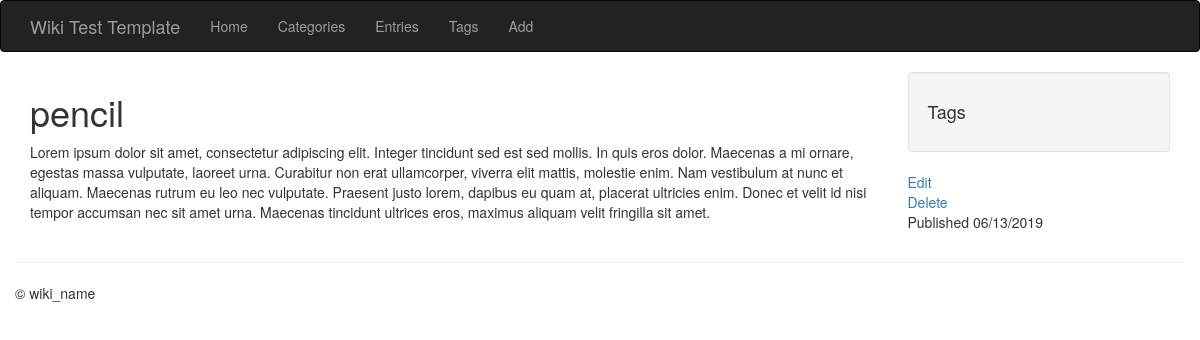
Page /entries/pencil/ on the committed database.
### models.py (models this page shows, shortened)
class Entry(db.Model):
    STATUS_PUBLIC = 0
    STATUS_DRAFT = 1
    STATUS_DELETED = 2
    id = db.Column(db.Integer, primary_key=True)
    title = db.Column(db.String(100))
    slug = db.Column(db.String(100), unique=True)
    body = db.Column(db.Text)
    author = db.Column(db.String(100))
    status = db.Column(db.SmallInteger, default=STATUS_PUBLIC)
    created_timestamp = db.Column(db.DateTime, default = datetime.datetime.now)
    modified_timestamp = db.Column(db.DateTime,
    default = datetime.datetime.now,
    onupdate = datetime.datetime.now)
    tags = db.relationship('Tag', secondary = entry_tags,
            backref = db.backref('entries', lazy='dynamic'))
    categories = db.relationship('Category', secondary = entry_categories,
            backref = db.backref('entries', lazy='dynamic'))

### entries/blueprint.py (the view)
@entries.route('/<slug>/')
def detail(slug):
    entry = Entry.query.filter(Entry.slug == slug).first_or_404()
    return render_template('entries/detail.html', entry=entry)

### entries/templates/entries/detail.html (shortened to what this page needs)
{% extends "base.html" %}
{% block content_title %}{{ entry.title }}{% endblock %}
{% block sidebar %}
    <ul class="well nav nav-list">
        <li><h4>Tags</h4></li>
    </ul>
    <a href="{{ url_for('entries.edit', slug=entry.slug) }}">Edit</a>
    <br>
    <a href="{{ url_for('entries.delete', slug=entry.slug) }}">Delete</a>
    <p>Published {{ entry.created_timestamp.strftime('%m/%d/%Y')}}</p>
{% endblock %}
{% block content %}
    {{ entry.body }}
{% endblock %}

### rows in the picture
Entry: title "pencil", body "Lorem ipsum dolor sit amet, consectetur adipiscing elit. Integer tincidunt sed est sed mollis. In quis eros dolor. Maecenas a mi ornare, egestas massa vulputate, laoreet urna. Curabitur non erat ullamcorper, viverra elit mattis, molestie enim. Nam vestibulum at nunc et aliquam. Maecenas rutrum eu leo nec vulputate. Praesent justo lorem, dapibus eu quam at, placerat ultricies enim. Donec et velit id nisi tempor accumsan nec sit amet urna. Maecenas tincidunt ultrices eros, maximus aliquam velit fringilla sit amet.", created_timestamp "06/13/2019"
